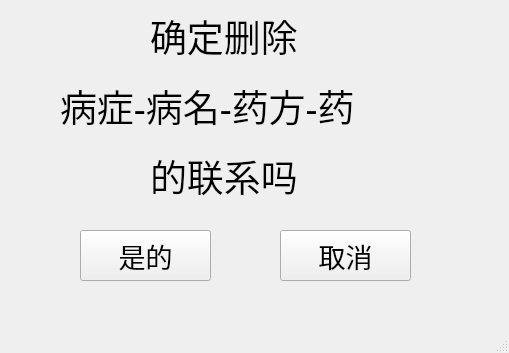
<?xml version="1.0" encoding="UTF-8"?>
<ui version="4.0">
 <class>relationDelete</class>
 <widget class="QMainWindow" name="relationDelete">
  <property name="geometry">
   <rect>
    <x>0</x>
    <y>0</y>
    <width>509</width>
    <height>353</height>
   </rect>
  </property>
  <property name="windowTitle">
   <string>MainWindow</string>
  </property>
  <widget class="QWidget" name="centralwidget">
   <widget class="QLabel" name="label">
    <property name="geometry">
     <rect>
      <x>150</x>
      <y>-20</y>
      <width>191</width>
      <height>111</height>
     </rect>
    </property>
    <property name="font">
     <font>
      <family>Academy Engraved LET</family>
      <pointsize>28</pointsize>
     </font>
    </property>
    <property name="text">
     <string>确定删除</string>
    </property>
   </widget>
   <widget class="QLabel" name="label_2">
    <property name="geometry">
     <rect>
      <x>150</x>
      <y>120</y>
      <width>381</width>
      <height>111</height>
     </rect>
    </property>
    <property name="font">
     <font>
      <family>Academy Engraved LET</family>
      <pointsize>28</pointsize>
     </font>
    </property>
    <property name="text">
     <string>的联系吗</string>
    </property>
   </widget>
   <widget class="QLabel" name="label_3">
    <property name="geometry">
     <rect>
      <x>60</x>
      <y>50</y>
      <width>391</width>
      <height>111</height>
     </rect>
    </property>
    <property name="font">
     <font>
      <family>Academy Engraved LET</family>
      <pointsize>28</pointsize>
     </font>
    </property>
    <property name="text">
     <string>病症-病名-药方-药</string>
    </property>
   </widget>
   <widget class="QPushButton" name="buttonYes">
    <property name="geometry">
     <rect>
      <x>80</x>
      <y>230</y>
      <width>131</width>
      <height>51</height>
     </rect>
    </property>
    <property name="font">
     <font>
      <family>Academy Engraved LET</family>
      <pointsize>20</pointsize>
     </font>
    </property>
    <property name="text">
     <string>是的</string>
    </property>
   </widget>
   <widget class="QPushButton" name="buttonNo">
    <property name="geometry">
     <rect>
      <x>280</x>
      <y>230</y>
      <width>131</width>
      <height>51</height>
     </rect>
    </property>
    <property name="font">
     <font>
      <family>Academy Engraved LET</family>
      <pointsize>20</pointsize>
     </font>
    </property>
    <property name="text">
     <string>取消</string>
    </property>
   </widget>
  </widget>
  <widget class="QMenuBar" name="menubar">
   <property name="geometry">
    <rect>
     <x>0</x>
     <y>0</y>
     <width>509</width>
     <height>25</height>
    </rect>
   </property>
  </widget>
  <widget class="QStatusBar" name="statusbar"/>
 </widget>
 <resources/>
 <connections/>
</ui>
